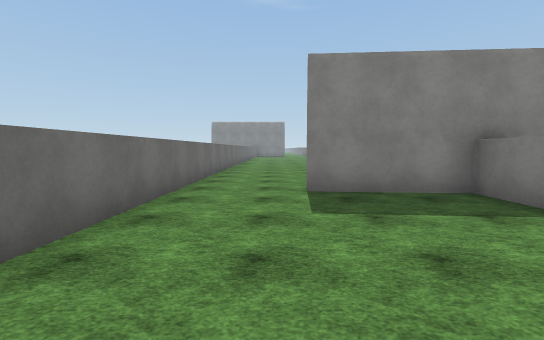
View 1 (above)

18 first-person views from a walk through a 3-D level made in the Unity game engine. The camera is 1.5 m above the floor, tilts 4° down and sees 85° across. The floor is counted in squares, 2 m on a side. Each view is taken from the middle of a square. On the plan, view 1 faces up. The plan holds only what a view shows up to about 10 squares ahead; the rest is blank. The place goes on beyond the plan. The player character is not drawn. Surface patterns are stand-ins for the level's own textures.

View 2
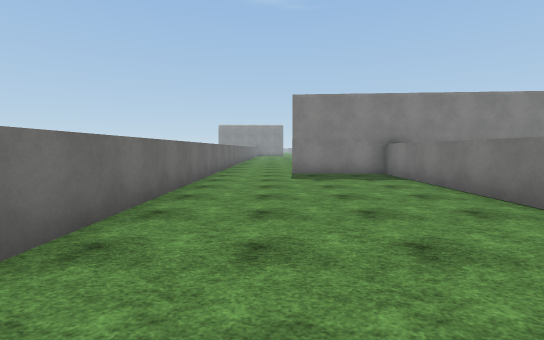

View 3
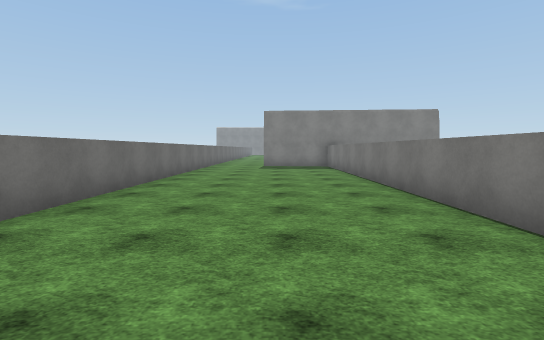

View 4
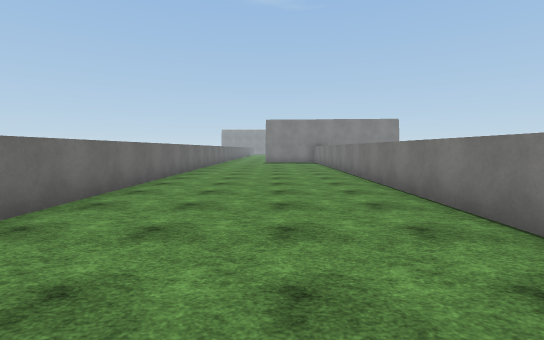

View 5
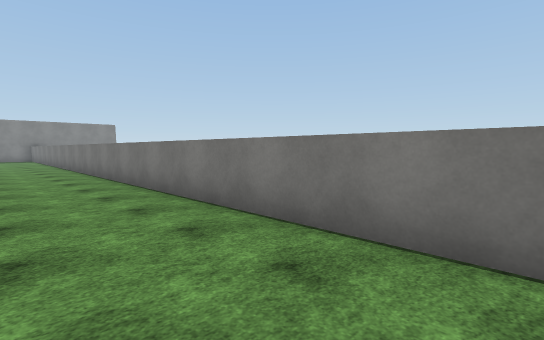

View 6
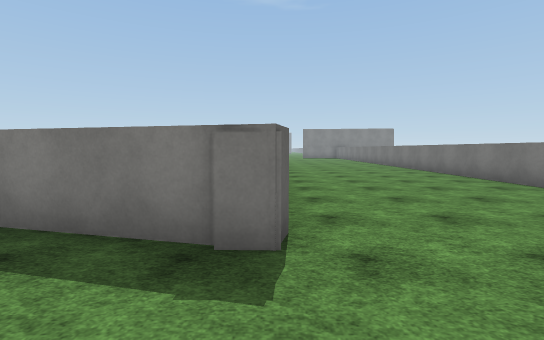

View 7
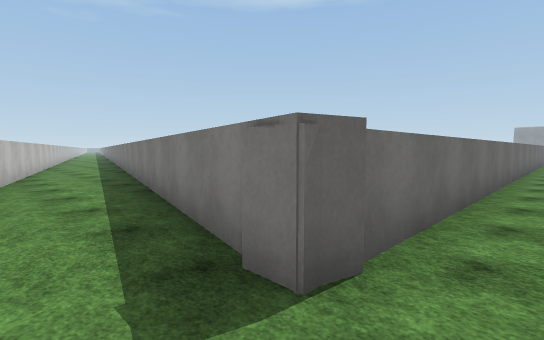

View 8
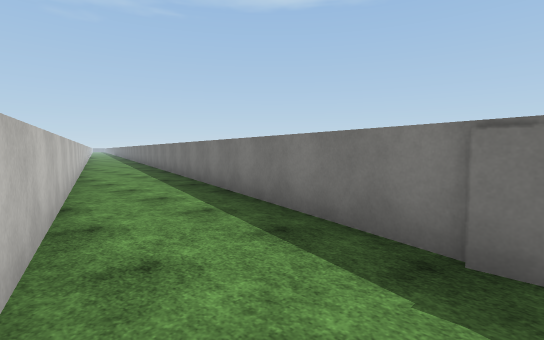

View 9
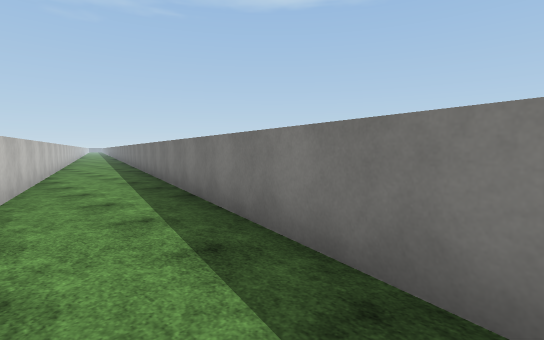

View 10
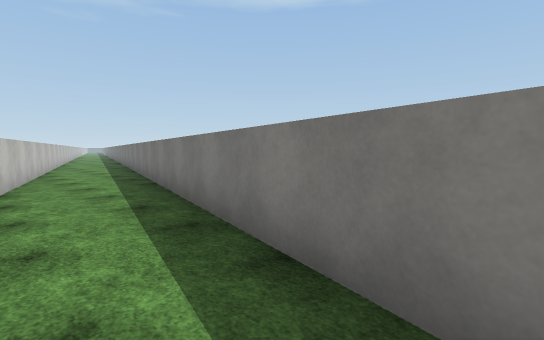

View 11
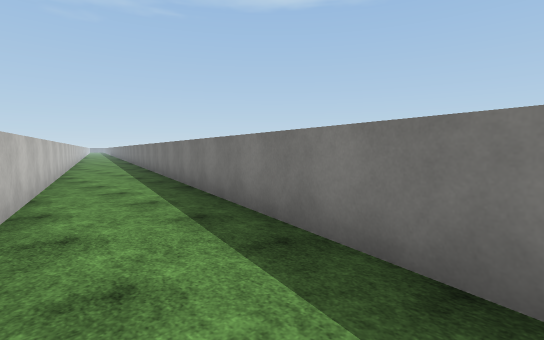

View 12
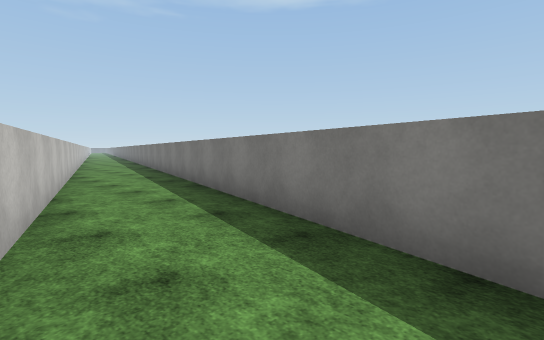

View 13
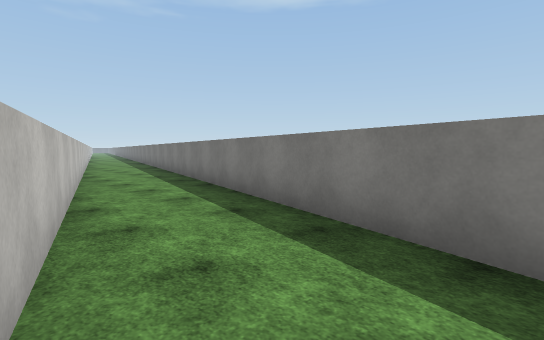

View 14
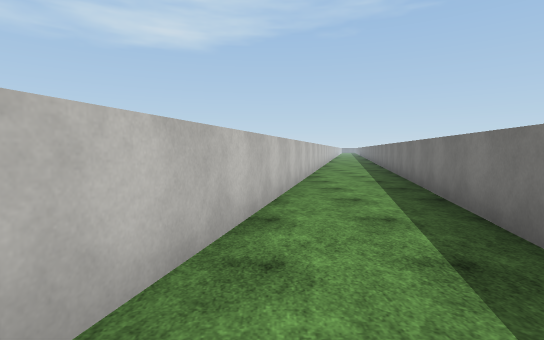

View 15
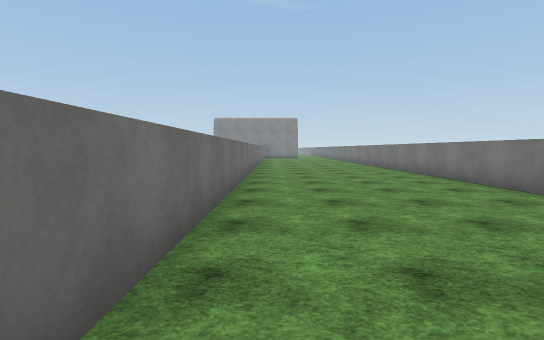

View 16
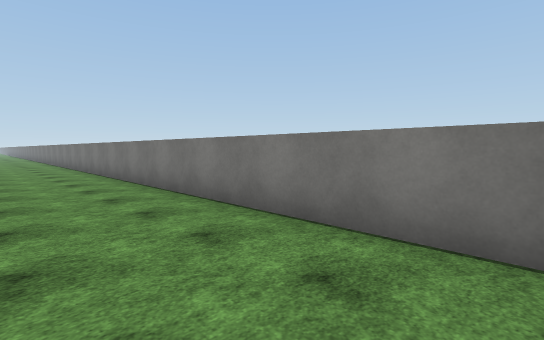

View 17
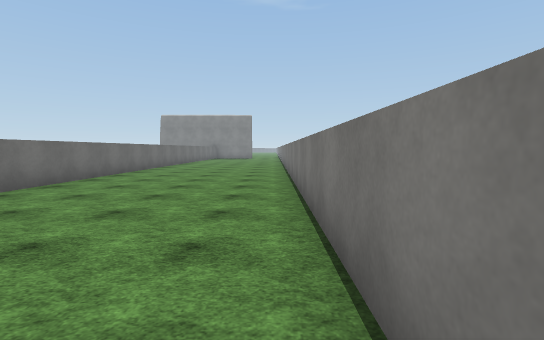

View 18
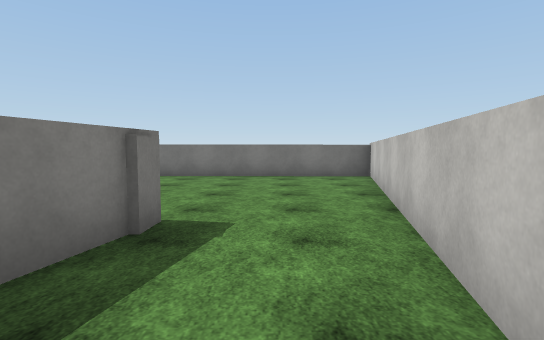

### Floor plan
Points are (right, up) in squares from view 1. A wall is a line through its corners. A room is listed if a view was taken in it or the views show most of it. See-through windows are left out.
Room 1 (views 1, 2, 3, 4, 5, 6, 7, 8, 9, 10, 11, 12, 13, 14, 15, 18)
walls: (-1.8, -17.3) (-2, -17.8) (-2.5, -17.8); (-2, -17.9) (-35.6, -9.3); (3.3, -20.5) (3.4, 5) (0.6, 5.3); (-1.7, 5.5) (-1.9, -17.8); (-35.5, -11.9) (-2.1, -20.4)
ways out: opening at (-0.5, 5) to room 2
Room 2 (views 16, 17)
walls: (3.5, 6) (3.5, 12.5); (-1.7, 12.5) (-1.7, 5.5)
ways out: opening at (-0.5, 5) to room 1

Where each view was taken, in squares from view 1:
view 1: 0 up, 0 right, facing up
view 2: 4 down, 0 right, facing up
view 3: 8 down, 1 right, facing up
view 4: 12 down, 1 right, facing up
view 5: 18 down, 1 right, facing up-right
view 6: 20 down, 2 left, facing up
view 7: 19 down, 1 left, facing up-left
view 8: 20 down, 2 left, facing up-left
view 9: 18 down, 7 left, facing up-left
view 10: 17 down, 10 left, facing up-left
view 11: 16 down, 16 left, facing up-left
view 12: 15 down, 21 left, facing up-left
view 13: 14 down, 26 left, facing up-left
view 14: 13 down, 27 left, facing left
view 15: 4 up, 1 left, facing up
view 16: 6 up, 1 right, facing up-right
view 17: 6 up, 3 right, facing up
view 18: 19 down, 5 left, facing right
